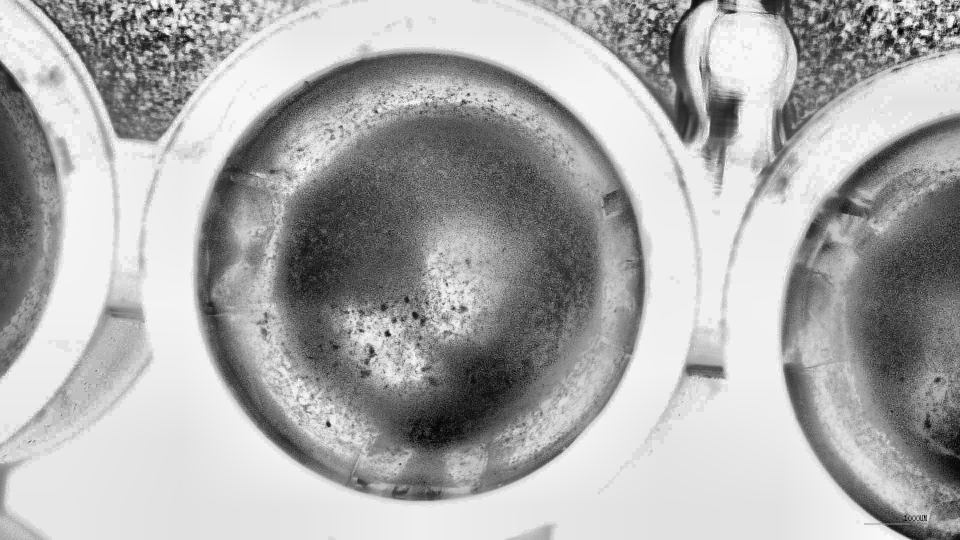
#> input picture clahe_2.jpg, 1920 x 1080 px (shown at 1/2 size)
$ python -i train_supervised.py   (imports and definitions only)
#> lines starting #> are read from the running program, lines starting #| are printed output that depends on the picture
"""Supervised baselines on hand-crafted colour features: KNN, SVM, RF, MLP.

Fixes three defects in `knn_svm_rf.ipynb`:
  1. It pooled Split_Data/train and Split_Data/test and re-split at the image
     level, so photographs of the same physical well landed on both sides.
     Here the well-wise manifest from preprocessing/build_split.py is used as
     given, and never re-split.
  2. It selected hyperparameters by cross-validating on the training pool,
     which had the same leakage. Here selection uses the held-out val wells via
     PredefinedSplit, and test is touched exactly once, at the end.
  3. It imported KNeighborsClassifier but never fitted one. KNN is included.

Train / val / test accuracy are all reported so the fit can be judged.
"""
import os, sys, csv, time, json
import numpy as np, cv2
from sklearn.neighbors import KNeighborsClassifier
from sklearn.svm import SVC
from sklearn.ensemble import RandomForestClassifier
from sklearn.neural_network import MLPClassifier
from sklearn.pipeline import Pipeline
from sklearn.preprocessing import StandardScaler
from sklearn.feature_selection import VarianceThreshold
from sklearn.model_selection import GridSearchCV, PredefinedSplit
from sklearn.metrics import accuracy_score, f1_score, classification_report, confusion_matrix
from sklearn.dummy import DummyClassifier

MANIFEST = "preprocessing/splits.csv"
CACHE    = "supervised/_features.npz"
SEED     = 42

def extract(path):
    """Joint 8x8x8 HSV histogram -- keeps H/S/V co-occurrence, unlike three 1D histograms."""
#> called with path = '../clahe_2.jpg'
    img = cv2.imread(path)
#> img is the input picture: shape (1080, 1920, 3); min 0, max 255, mean 171.4
    if img is None: return None
    img = cv2.resize(img, (128, 128))
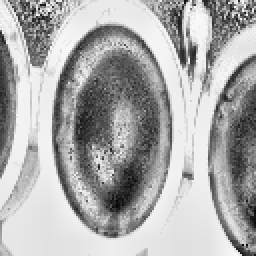
#> img: shape (128, 128, 3) (shown 2 times larger); min 5, max 251, mean 171.4
    hsv = cv2.cvtColor(img, cv2.COLOR_BGR2HSV)
#> hsv: shape (128, 128, 3); mean H, S, V 0, 0, 171.4
    hist = cv2.calcHist([hsv], [0,1,2], None, [8,8,8], [0,180, 0,256, 0,256])
    return cv2.normalize(hist, hist).flatten()

# [116 lines left out: functions load, main, not called in this run]

# [2 lines not run here, left out]

>>> result = extract('../clahe_2.jpg')
#> result = 512 values, max 0.83 at index 7, min 0 at index 8, mean 0.00424
